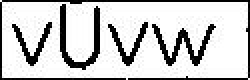
#> input picture img/scipts/tmp.jpg, 125 x 40 px (shown 2 times larger)
$ python testPictureProcessing.py tmp.jpg 5   (older library calls are emulated)
#> lines starting #> are read from the running program, lines starting #| are printed output that depends on the picture; after the words box and inside, x2 and y2 are one past the last pixel; in counts of white or black regions, pixels touching at a corner belong together
### img/scipts/PictureProcessing.py
#coding:utf-8
import sys,os
from PIL import Image,ImageDraw

"""
降噪方法：
根据一个点A的RGB值，与周围的8个点的RBG值比较，设定一个值N（0 <N <8），当A的RGB值与周围8个点的RGB相等数小于N时，此点为噪点
G: Integer 图像二值化阀值
N: Integer 降噪率 0 <N <8
Z: Integer 降噪次数
C: Integer 投影法切割阈值
输出
 0：降噪成功
 1：降噪失败
"""

class ImageProcessing():
	#二值数组
	def __init__(self,Img,tmpt2val={}):
		self.image = Img
#> self.image is the input picture: PIL image 125x40 L; min 0, max 255, mean 203.1
		#print type(Img)
		self.t2val = tmpt2val
#> self.t2val = 0 items
		self.PictureList = []
		self.clearimg=""
		#print Img.size

	def twoValue(self,G=160):
#> called with G = 5
		for y in xrange(0,self.image.size[1]):
			for x in xrange(0,self.image.size[0]):
				g = self.image.getpixel((x,y))
				if g > G:
					self.t2val[(x,y)] = 1
				else:
					self.t2val[(x,y)] = 0
#> after the loop, self.t2val = 5000 items

	#去除图片的噪声
	def clearNoise(self,N=4,Z=3):
#> called with N = 4, Z = 3
		for i in xrange(0,Z):
			self.t2val[(0,0)] = 1
			self.t2val[(self.image.size[0] - 1,self.image.size[1] - 1)] = 1
			for x in xrange(1,self.image.size[0] - 1):
				for y in xrange(1,self.image.size[1] - 1):
					nearDots = 0
					L = self.t2val[(x,y)]
					if L == self.t2val[(x - 1,y - 1)]:
						nearDots += 1
					if L == self.t2val[(x - 1,y)]:
						nearDots += 1
					if L == self.t2val[(x- 1,y + 1)]:
						nearDots += 1
					if L == self.t2val[(x,y - 1)]:
						nearDots += 1
					if L == self.t2val[(x,y + 1)]:
						nearDots += 1
					if L == self.t2val[(x + 1,y - 1)]:
						nearDots += 1
					if L == self.t2val[(x + 1,y)]:
						nearDots += 1
					if L == self.t2val[(x + 1,y + 1)]:
						nearDots += 1
					if nearDots < N:
						self.t2val[(x,y)] = 1

	#保存二值去噪后的图片
	def saveImage(self,filename,size=(100,100)):
#> called with filename = './tmp.jpg', size = (100, 100)
		size = self.image.size
#> size = (125, 40)
		tmpimage = Image.new("1",size)
#> tmpimage: PIL image 125x40 1; every value is 0
		draw = ImageDraw.Draw(tmpimage)
		for x in xrange(0,size[0]):
			for y in xrange(0,size[1]):
				draw.point((x,y),self.t2val[(x,y)])
		self.clearimg = draw
		tmpimage.save(filename)
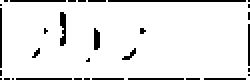
#> saved as tmp.jpg: PIL image 125x40 1 (shown 2 times larger); 91.9% white; black in thin lines or dots

	def gett2val(self):
		return self.t2val

	def getImg(self):
		return self.image

	#打印二值数组
	def print_t2val(self):
		for y in xrange(0,self.image.size[1]):
			for x in xrange(0,self.image.size[0]):
				print self.t2val[(x,y)],
			print

	def drawimg(self,l,r):
		tmpimage = Image.new("1",(r-l+1,self.image.size[1]))
		draw = ImageDraw.Draw(tmpimage)
		#print "size = (%d , %d) ,l = %d,r = %d "%(r-l+1,self.image.size[1],l,r)
		for x in xrange(l,r):
			for y in xrange(0,self.image.size[1]):
				draw.point((x-l,y),self.t2val[(x,y)])
		self.PictureList.append(tmpimage)
		return 1

	#投影法切割字符
	def CharacterSegmentation(self,C=4):
#> called with C = 4
		pixcount = self.image.size[0]*[0];
#> pixcount = 125 values from 0 to 0
		for x in xrange(0,self.image.size[0]):
			for y in xrange(0,self.image.size[1]):
				if self.t2val[(x,y)] == 0:
					pixcount[x] += 1
		boundary = [0]
		for i in range(len(pixcount)):
			if pixcount[i] < C:
				boundary.append(i)
#> after the loop, boundary = 107 values from 0 to 123
		boundary.append(len(pixcount)-1)
		start = boundary[0]
#> start = 0
		for i in xrange(1,len(boundary)):
			if boundary[i] - start == 1:
				start = boundary[i]
			elif self.drawimg(start,boundary[i]) == 1:
				start = boundary[i]
#> after the loop, start = 124

	def normalized(self,img,wide=35,high=40):
		return img.resize((wide, high), Image.ANTIALIAS)

	def getPicList(self):
		return [ self.normalized(item) for item in self.PictureList]

	def showPicList(self):
		#print "len = %d"%(len(self.PictureList))
		i=1
		for item in self.PictureList:
			tmp = self.normalized(item)
			tmp.show()
			tmp.save(str(i)+".jpg")
			i = i + 1
#> this loop made 7 passes
#> pass 1, in showPicList, `tmp = self.normalized(item)`:
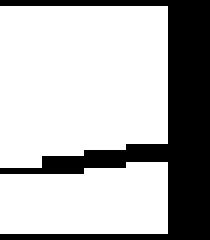
#> tmp: PIL image 35x40 1 (shown 6 times larger); 71% white; 1 black region, box (x1, y1, x2, y2) and area: (0, 0, 35, 40) 406
#> pass 2, in showPicList, `tmp = self.normalized(item)`:
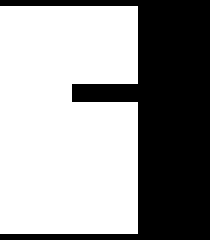
#> tmp: PIL image 35x40 1 (shown 6 times larger); 60.1% white; 1 black region, box (x1, y1, x2, y2) and area: (0, 0, 35, 40) 559
#> pass 3, in showPicList, `tmp = self.normalized(item)`:
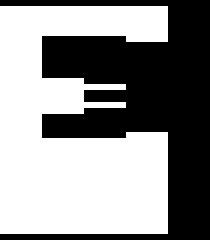
#> tmp: PIL image 35x40 1 (shown 6 times larger); 55.5% white; 1 black region, box (x1, y1, x2, y2) and area: (0, 0, 35, 40) 623
#> after the loop:
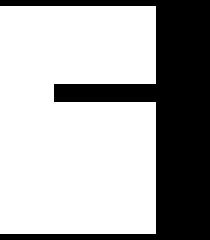
#> tmp: PIL image 35x40 1 (shown 6 times larger); 66.9% white; 1 black region, box (x1, y1, x2, y2) and area: (0, 0, 35, 40) 463
#> after the loop, i = 8

	# [6 lines left out: function t2_val_to_str, not called in this run]

### img/scipts/testPictureProcessing.py
import sys
from PIL import Image,ImageDraw
from PictureProcessing import *


def main():
	pp = ImageProcessing(Image.open(sys.argv[1]).convert("L"))

	pp.getImg().show()

	pp.twoValue(int(sys.argv[2]))

	pp.clearNoise()

	pp.saveImage("./tmp.jpg")

	Image.open("./tmp.jpg").show()

	pp.CharacterSegmentation()

	pp.showPicList()

	pp.print_t2val()
#> the loop in print_t2val, `for y in xrange(0,self.image.size[1]):` made 40 passes
#> (printed output is left out)

if __name__ == '__main__':
	main()
